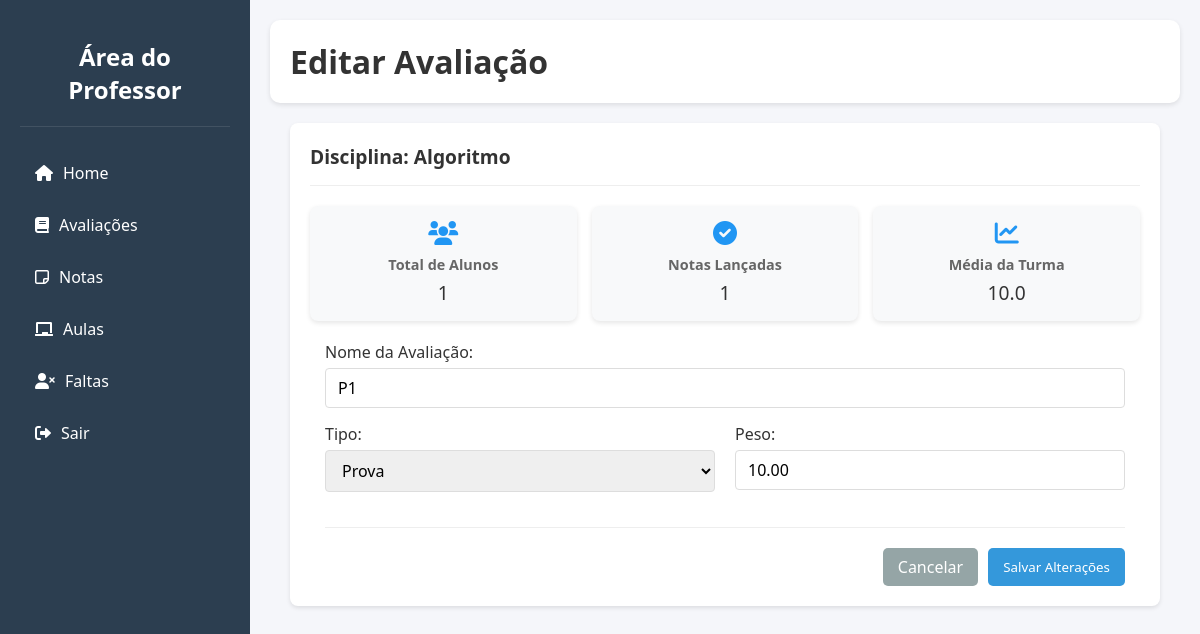
The app's page /professor/avaliacoes/editar.php?id=2 (signed in) with its own data.
### tables this page shows
CREATE TABLE `avaliacao` (
  `id` int(11) NOT NULL,
  `id_disciplina` int(11) DEFAULT NULL,
  `nome` varchar(128) DEFAULT NULL,
  `peso` decimal(5,2) DEFAULT NULL,
  `tipo` varchar(64) DEFAULT NULL
);

CREATE TABLE `disciplina` (
  `id` int(11) NOT NULL,
  `nome` varchar(128) DEFAULT NULL,
  `codigo` varchar(16) DEFAULT NULL,
  `carga_horaria` int(11) DEFAULT NULL,
  `metodo_avaliacao` varchar(64) DEFAULT NULL,
  `descricao_avaliacao` varchar(256) DEFAULT NULL,
  `descricao` varchar(512) DEFAULT NULL,
  `id_curso` int(11) DEFAULT NULL
);

### professor/avaliacoes/editar.php (the view, shortened to what this page needs)
<?php
include '../assets/layouts/verify.php';
$id_usuario = $_SESSION['id'];
$query_professor = "SELECT p.* FROM PROFESSOR p WHERE p.id_usuario = ?";
$stmt = $conn->prepare($query_professor);
$stmt->bind_param("i", $id_usuario);
$stmt->execute();
$professor = $stmt->get_result()->fetch_assoc();
$id_avaliacao = isset($_GET['id']) ? $_GET['id'] : null;
$query_avaliacao = "SELECT av.*, d.nome as disciplina_nome
                    FROM AVALIACAO av
                    INNER JOIN DISCIPLINA d ON av.id_disciplina = d.id
                    INNER JOIN LECIONA l ON d.id = l.id_disciplina
                    WHERE av.id = ? AND l.id_professor = ?";
$stmt = $conn->prepare($query_avaliacao);
$stmt->bind_param("ii", $id_avaliacao, $professor['id_usuario']);
$stmt->execute();
$avaliacao = $stmt->get_result()->fetch_assoc();
$query_stats = "SELECT
                COUNT(n.id_aluno) as total_notas,
                COUNT(DISTINCT m.id_aluno) as total_alunos,
                AVG(n.nota) as media_notas
                FROM AVALIACAO av
                LEFT JOIN NOTA n ON av.id = n.id_avaliacao
                LEFT JOIN MATRICULA m ON m.id_turma IN (
                    SELECT id_turma FROM AULA WHERE id_disciplina = av.id_disciplina
                )
                WHERE av.id = ?";
$stmt = $conn->prepare($query_stats);
$stmt->bind_param("i", $id_avaliacao);
$stmt->execute();
$stats = $stmt->get_result()->fetch_assoc();
?>
<!DOCTYPE html>
<html lang="pt-BR">
<head>
    <link rel="stylesheet" href="https://cdnjs.cloudflare.com/ajax/libs/font-awesome/6.0.0/css/all.min.css">
    <link rel="stylesheet" href="../assets/css/style.css">
</head>
<body>
    <div class="dashboard">
        <?php include '../assets/layouts/sidebar.php'; ?>
        <div class="main-content">
            <div class="header">
                <h1>Editar Avaliação</h1>
            </div>
            <div class="content-box">
                <div class="info-header">
                    <h2>Disciplina: <?php echo htmlspecialchars($avaliacao['disciplina_nome']); ?></h2>
                </div>
                <div class="stats-mini">
                    <div class="stat-card">
                        <i class="fas fa-users"></i>
                        <h3>Total de Alunos</h3>
                        <p><?php echo $stats['total_alunos']; ?></p>
                    </div>
                    <div class="stat-card">
                        <i class="fas fa-check-circle"></i>
                        <h3>Notas Lançadas</h3>
                        <p><?php echo $stats['total_notas']; ?></p>
                    </div>
                    <div class="stat-card">
                        <i class="fas fa-chart-line"></i>
                        <h3>Média da Turma</h3>
                        <p><?php echo number_format($stats['media_notas'], 1); ?></p>
                    </div>
                </div>
                <form method="POST" class="form">
                    <div class="form-group">
                        <label for="nome">Nome da Avaliação:</label>
                        <input type="text"
                               id="nome"
                               name="nome"
                               required
                               value="<?php echo htmlspecialchars($avaliacao['nome']); ?>"
                               placeholder="Ex: Prova 1, Trabalho Final, etc">
                    </div>
                    <div class="form-row">
                        <div class="form-group flex-1">
                            <label for="tipo">Tipo:</label>
                            <select name="tipo" id="tipo" required>
                                <option value="Prova" <?php echo $avaliacao['tipo'] == 'Prova' ? 'selected' : ''; ?>>Prova</option>
                            </select>
                        </div>
                        <div class="form-group flex-1">
                            <label for="peso">Peso:</label>
                            <input type="number"
                                   id="peso"
                                   name="peso"
                                   step="0.1"
                                   min="0.1"
                                   required
                                   value="<?php echo htmlspecialchars($avaliacao['peso']); ?>"
                                   placeholder="Ex: 1.0, 2.5, etc">
                        </div>
                    </div>
                    <div class="form-actions">
                        <a href="index.php" class="btn btn-secondary">Cancelar</a>
                        <button type="submit" class="btn btn-primary">Salvar Alterações</button>
                    </div>
                </form>
            </div>
        </div>
    </div>
</body>
</html>

### professor/assets/css/style.css (style rules this page uses)
* { margin: 0; padding: 0; box-sizing: border-box; font-family: 'Segoe UI', Tahoma, Geneva, Verdana, sans-serif; }
:root { --primary-color: #2c3e50; --secondary-color: #34495e; --accent-color: #3498db; --text-color: #333; --light-bg: #f5f6fa; --success-color: #2ecc71; --warning-color: #f1c40f; --danger-color: #e74c3c; }
body { background-color: var(--light-bg); color: var(--text-color); }
.dashboard { display: flex; min-height: 100vh; }
.main-content { flex: 1; padding: 20px; overflow-x: auto; }
.header { background-color: white; padding: 20px; border-radius: 10px; box-shadow: 0 2px 5px rgba(0,0,0,0.1); margin-bottom: 20px; display: flex; justify-content: space-between; align-items: center; flex-wrap: wrap; gap: 10px; }
.btn { padding: 8px 15px; border: none; border-radius: 5px; cursor: pointer; color: white; text-decoration: none; display: inline-block; text-align: center; }
.btn-primary { background-color: var(--accent-color); }
.btn-secondary { background-color: #95a5a6; }
.stat-card { background: white; padding: 20px; border-radius: 5px; box-shadow: 0 2px 5px rgba(0,0,0,0.1); text-align: center; }
.stat-card i { font-size: 24px; margin-bottom: 10px; color: #3498db; }
.form-group { margin-bottom: 15px; }
.form-group label { display: block; margin-bottom: 5px; font-weight: bold; }
.form-group input, .form-group select { width: 100%; padding: 8px; border: 1px solid #ddd; border-radius: 4px; font-size: 14px; }

### professor/avaliacoes/editar.php (style rules this page uses)
.content-box { background: #fff; border-radius: 8px; box-shadow: 0 2px 4px rgba(0,0,0,0.1); padding: 20px; margin: 20px; }
.info-header { margin-bottom: 20px; padding-bottom: 15px; border-bottom: 1px solid #eee; }
.info-header h2 { color: #333; margin: 0; font-size: 1.2em; }
.stats-mini { display: grid; grid-template-columns: repeat(auto-fit, minmax(200px, 1fr)); gap: 15px; margin-bottom: 20px; }
.stats-mini .stat-card { padding: 15px; text-align: center; background: #f8f9fa; border-radius: 8px; }
.stats-mini .stat-card i { font-size: 1.5em; color: #2196F3; margin-bottom: 5px; }
.stats-mini .stat-card h3 { font-size: 0.9em; color: #666; margin: 5px 0; }
.stats-mini .stat-card p { font-size: 1.2em; color: #333; margin: 0; font-weight: 500; }
.form { max-width: 800px; margin: 0 auto; }
.form-row { display: flex; gap: 20px; margin-bottom: 15px; }
.flex-1 { flex: 1; }
.form-group { margin-bottom: 15px; }
.form-group label { display: block; margin-bottom: 5px; color: #333; font-weight: 500; }
.form-group input, .form-group select { width: 100%; padding: 8px 12px; border: 1px solid #ddd; border-radius: 4px; font-size: 1rem; }
.form-actions { display: flex; justify-content: flex-end; gap: 10px; margin-top: 20px; padding-top: 20px; border-top: 1px solid #eee; }

### records on screen
avaliacao: id_disciplina.nome "Algoritmo", nome "P1", tipo "Prova", peso "10.00"

### other values on screen
$stats['total_alunos'] "1"
$stats['total_notas'] "1"
$stats['media_notas'] "10.0"
